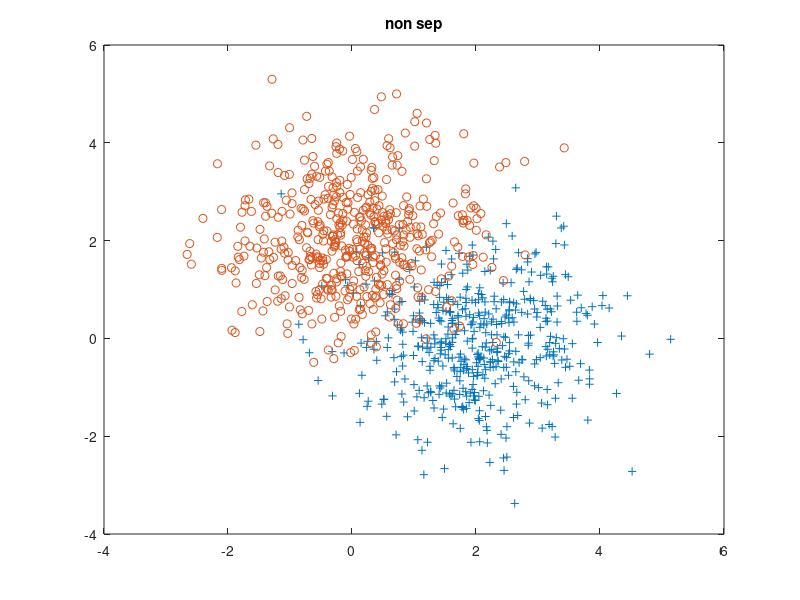

The MATLAB source for this figure: (Note: this script raises an error after producing the figure.)
clear all
close all

d = 2;
l = 1000;

mu1 = zeros(d,1);
mu1(1,1) = 2;
cov1 = diag([1,1]);
mu2 = zeros(d,1);
mu2(end,1) = 2;
cov2 = diag([1,1]);

Y1_non_sep = 1*ones(1,l/2);
Y2_non_sep = -1*ones(1,l/2);
X1_non_sep = repmat(mu1,1,l/2) + chol(cov1)*randn(d,l/2);
X2_non_sep = repmat(mu2,1,l/2) + chol(cov2)*randn(d,l/2);
X_non_sep = [X1_non_sep,X2_non_sep];
Y_non_sep = [Y1_non_sep,Y2_non_sep];

%% plots 

figure(1)
plot(X1_non_sep(1,:),X1_non_sep(2,:),'+');
hold on 
plot(X2_non_sep(1,:),X2_non_sep(2,:), 'o');
title('non sep');


%% histograms
% figure
% subplot(2,1,1)
% histogram(X1_non_sep(1,:))
% title('X1_non_sep');
% subplot(2,1,2)
% histogram(X1_non_sep(2,:))
% 
% figure
% subplot(2,1,1)
% histogram(X2_non_sep(1,:))
% title('X2_non_sep');
% subplot(2,1,2)
% histogram(X2_non_sep(2,:))
% 
% figure
% subplot(2,1,1)
% histogram(X_non_sep(1,:))
% title('X_non_sep');
% subplot(2,1,2)
% histogram(X_non_sep(2,:))

%% test 
r1 = non_separable_train(X_non_sep,Y_non_sep);
err_xi_non_sep = sum(r1.xi > 1);
Y_hat_non_sep = mvs(X_non_sep,r1.w,r1.b);
err_non_sep = sum(Y_hat_non_sep ~= Y_non_sep);

%% create separable

d1_1 = diag((X1_non_sep-mu1)'*(cov1\(X1_non_sep-mu1))); %mahal from point of 1 to mu 1  
d1_2 = diag((X1_non_sep-mu2)'*(cov2\(X1_non_sep-mu2))); %mahal from point of 1 to mu 2 

d2_1 = diag((X2_non_sep-mu1)'*(cov1\(X2_non_sep-mu1))); %mahal from point of 1 to mu 1  
d2_2 = diag((X2_non_sep-mu2)'*(cov2\(X2_non_sep-mu2))); %mahal from point of 1 to mu 2 

d1 = ones(l/2,1);
d2 = ones(l/2,1);

d1(d1_1>d1_2) = 0;
d2(d2_2>d2_1) = 0;

X1_sep = X1_non_sep(:,d1 == 1);
Y1_sep = 1*ones(1,size(X1_sep,2));
X2_sep = X2_non_sep(:,d2 == 1);
Y2_sep = -1*ones(1,size(X2_sep,2));
X_sep = [X1_sep,X2_sep];
Y_sep = [Y1_sep,Y2_sep];
%% plot 
figure(2)
plot(X1_sep(1,:),X1_sep(2,:),'+');
hold on 
plot(X2_sep(1,:),X2_sep(2,:), 'o');
title('non sep');


%% histograms
% figure
% subplot(2,1,1)
% histogram(X1_sep(1,:))
% title('X1 s');
% subplot(2,1,2)
% histogram(X1_sep(2,:))
% 
% figure
% subplot(2,1,1)
% histogram(X2_sep(1,:))
% title('X2 s');
% subplot(2,1,2)
% histogram(X2_sep(2,:))
% 
% figure
% subplot(2,1,1)
% histogram(X_sep(1,:))
% title('X s');
% subplot(2,1,2)
% histogram(X_sep(2,:))

%% test 
r2 = separable_train(X_sep,Y_sep);
Y_sep_hat = mvs(X_sep,r2.w,r2.b);
error_sep = sum(Y_sep ~= Y_sep_hat);

